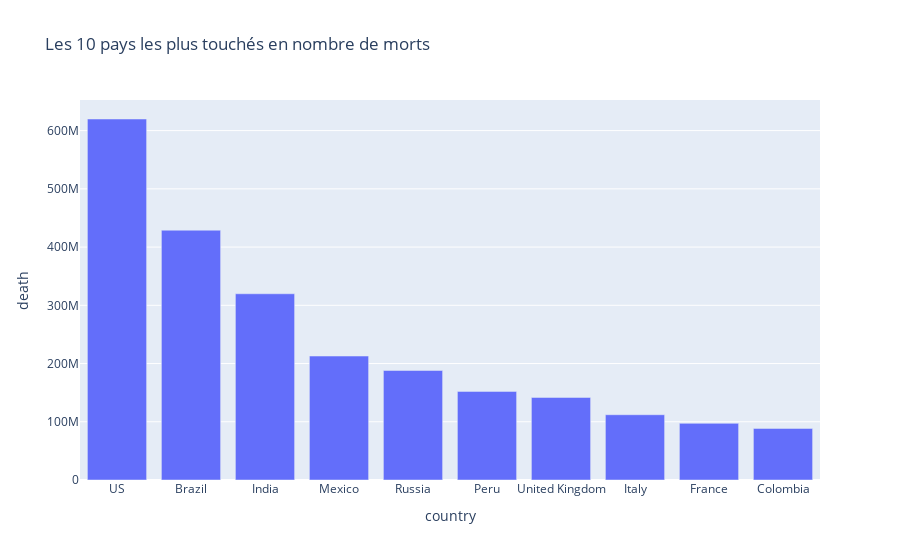

This figure's notebook cell:
### Code cell
plot_exp.bar(dfs['country'].sort_values('death', ascending=False).head(10), x='country', y='death', title='Les 10 pays les plus touchés en nombre de morts')

### Figure 1 — Plotly figure (JSON) as saved in the notebook; plotly's stock layout.template omitted (floating-point values rounded to 4 significant figures)
{"data": [{"alignmentgroup": "True", "hovertemplate": "country=%{x}<br>death=%{y}<extra></extra>", "legendgroup": "", "marker": {"color": "#636efa", "pattern": {"shape": ""}}, "name": "", "offsetgroup": "", "orientation": "v", "showlegend": false, "textposition": "auto", "type": "bar", "x": ["US", "Brazil", "India", "Mexico", "Russia", "Peru", "United Kingdom", "Italy", "France", "Colombia"], "xaxis": "x", "y": [619961486, 429006425, 319808896, 212866434, 188101897, 152153571, 141793191, 112105613, 97275341, 88592013], "yaxis": "y"}], "layout": {"barmode": "relative", "legend": {"tracegroupgap": 0}, "title": {"text": "Les 10 pays les plus touchés en nombre de morts"}, "xaxis": {"anchor": "y", "domain": [0, 1], "title": {"text": "country"}}, "yaxis": {"anchor": "x", "domain": [0, 1], "title": {"text": "death"}}}}
